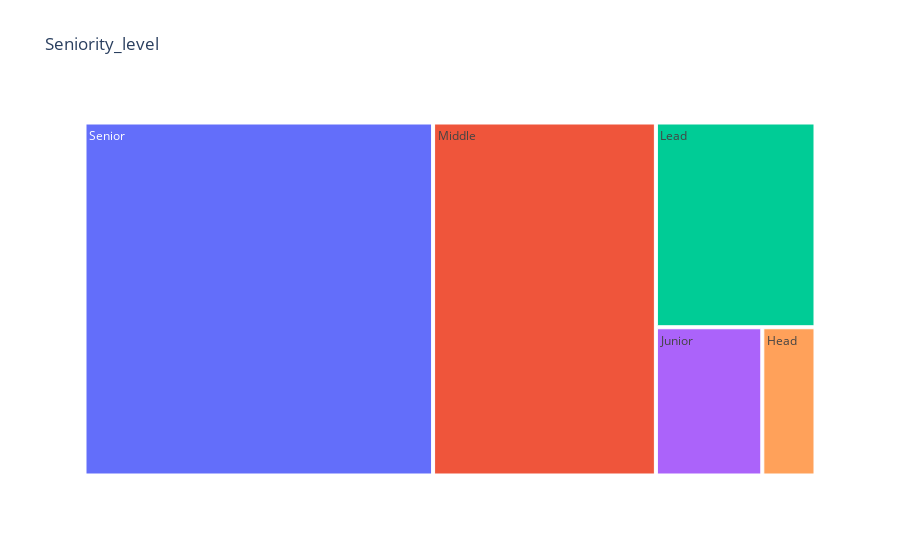

Write notebook code for a chart like this one.
### Code cell
sen_lev=top_l["Seniority_level"].value_counts()
fig = px.treemap(sen_lev,path=[sen_lev.index],values=sen_lev.values,title="Seniority_level")
fig.show()

### Figure 1 — Plotly figure (JSON) as saved in the notebook; plotly's stock layout.template omitted (floating-point values rounded to 4 significant figures)
{"data": [{"branchvalues": "total", "domain": {"x": [0, 1], "y": [0, 1]}, "hovertemplate": "labels=%{label}<br>value=%{value}<br>parent=%{parent}<br>id=%{id}<extra></extra>", "ids": ["Head", "Junior", "Lead", "Middle", "Senior"], "labels": ["Head", "Junior", "Lead", "Middle", "Senior"], "name": "", "parents": ["", "", "", "", ""], "type": "treemap", "values": [35, 70, 145, 349, 546]}], "layout": {"legend": {"tracegroupgap": 0}, "title": {"text": "Seniority_level"}}}
